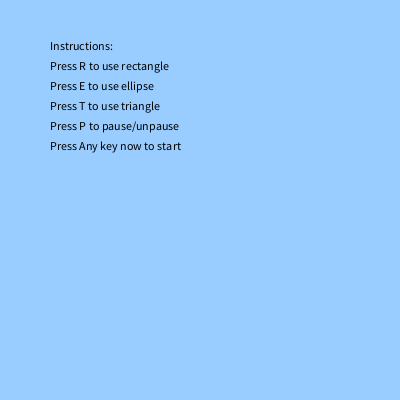
Frame 1 (no input)
Frame 60 (the mouse pressed at the canvas centre just before this capture): identical to frame 1, image omitted
Frame 120 (the mouse held since frame 60 and released just before this capture): identical to frame 1, image omitted

The Processing sketch that drew this single still picture (run headless with seeded random() and noise(); from frame 60 on, the mouse is pressed at the canvas centre):

// Processing sketch: processing_81083
// ── processing_81083.pde

float a; //random color 1
float b; //random color 2
float c; //random color 3
float i = 0.1; //for rotation
int start=1; //to say if game has been run
int temp; //used if paused
int type; //choose action/shape
int ssX = 80; //original shapesize X
int ssY = 80; //original shapesize Y
void setup() {
  size(400, 400);
  type = 1; //set to rectangle
  smooth();
  background(153, 204, 255);
  fill(0);
  text("Instructions:", 50, 50);
  text("Press R to use rectangle", 50, 70);
  text("Press E to use ellipse", 50, 90);
  text("Press T to use triangle", 50, 110);
  text("Press P to pause/unpause", 50, 130);
  text("Press Any key now to start", 50, 150);
}

void draw() {
  if (start==1) { //runs until any key is pressed
    if (keyPressed==true) {
      start=2;
      background(130);
    }
  }
  if (start==2) { //after a key is pressed, start will always be 2.
    translate(mouseX, mouseY); //move origin to mouse location
    if (mousePressed) { //pick a random color to use as full if 
      a = random(0, 255); //mouse button is pressed or held.
      b = random(0, 255);
      c = random(0, 255);
      fill(a, b, c);
    } 
    else {
      fill(255); //else white shapes are drawn.
    }
    rotate(i++); //rotate shape
    strokeWeight(0.1);
    if (type==1) { //if r has been pressed
      rect(-ssX/2, -ssY/2, ssX, ssY);
    }
    if (type==2) { //if e has been pressed
      ellipse(-ssX/6, -ssY/2, ssX, ssY);
    }
    if (type==3) { //if t has been pressed
    triangle(0,40,-40,-40,40,-40);
  }
}}
void keyPressed() {
  if (key == 'r' || key == 'R') {
    if (type!=4) { //if game isnt paused
      type = 1;
    }
  }
  if (key == 'e' || key == 'E') {
    if (type!=4) {
      type = 2;
    }
  }
  if (key == 't' || key == 'T') {
    if (type!=4) {
      type = 3;
    }
  }
  if (key == 'p' || key == 'P') {
    if (type!=4) { //if game isn't already paused
      temp = type; //store shape type in temp location
      type = 4; //change state to paused
    } 
    else { //if game is already paused
      type = temp; //start drawing shapes based on last shape used.
    }
  }
}
